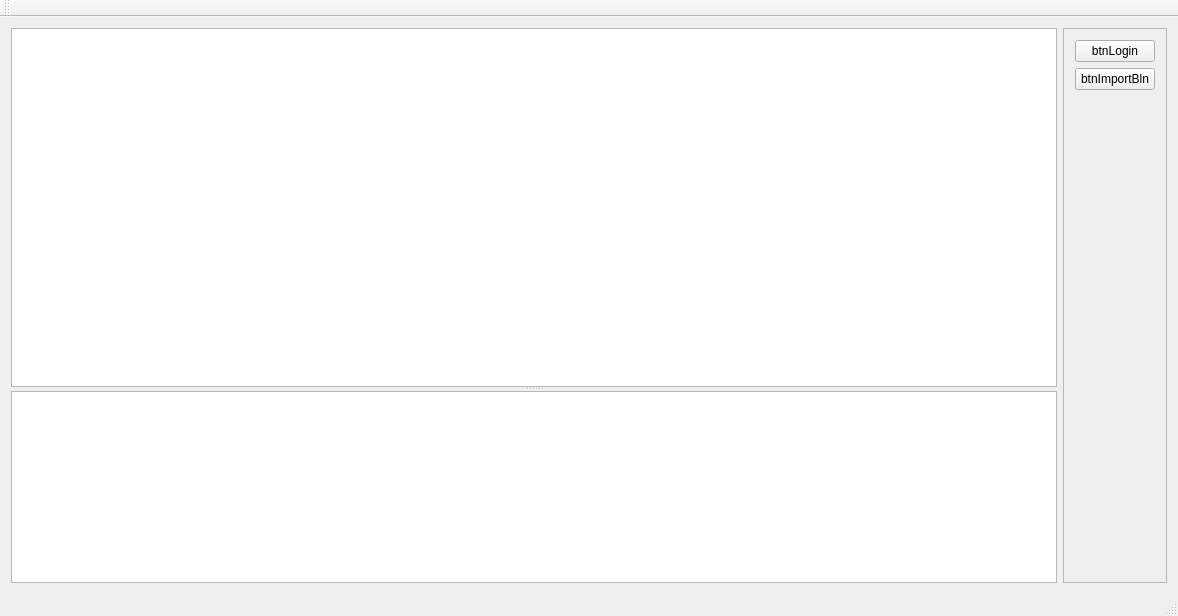
<?xml version="1.0" encoding="UTF-8"?>
<ui version="4.0">
 <class>MainFormClass</class>
 <widget class="QMainWindow" name="MainFormClass">
  <property name="geometry">
   <rect>
    <x>0</x>
    <y>0</y>
    <width>1178</width>
    <height>616</height>
   </rect>
  </property>
  <property name="windowTitle">
   <string>MainForm</string>
  </property>
  <widget class="QWidget" name="centralWidget">
   <layout class="QHBoxLayout" name="horizontalLayout">
    <item>
     <widget class="QSplitter" name="splitter">
      <property name="sizePolicy">
       <sizepolicy hsizetype="Expanding" vsizetype="Expanding">
        <horstretch>1</horstretch>
        <verstretch>1</verstretch>
       </sizepolicy>
      </property>
      <property name="orientation">
       <enum>Qt::Vertical</enum>
      </property>
      <widget class="QTableWidget" name="tblOutput">
       <property name="sizePolicy">
        <sizepolicy hsizetype="Expanding" vsizetype="Expanding">
         <horstretch>0</horstretch>
         <verstretch>1</verstretch>
        </sizepolicy>
       </property>
      </widget>
      <widget class="QTextEdit" name="textError">
       <property name="lineWrapMode">
        <enum>QTextEdit::NoWrap</enum>
       </property>
      </widget>
     </widget>
    </item>
    <item>
     <widget class="QFrame" name="frame">
      <property name="sizePolicy">
       <sizepolicy hsizetype="Preferred" vsizetype="Expanding">
        <horstretch>0</horstretch>
        <verstretch>0</verstretch>
       </sizepolicy>
      </property>
      <property name="frameShape">
       <enum>QFrame::StyledPanel</enum>
      </property>
      <property name="frameShadow">
       <enum>QFrame::Raised</enum>
      </property>
      <layout class="QVBoxLayout" name="verticalLayout">
       <item>
        <widget class="QPushButton" name="btnLogin">
         <property name="sizePolicy">
          <sizepolicy hsizetype="Minimum" vsizetype="Fixed">
           <horstretch>0</horstretch>
           <verstretch>0</verstretch>
          </sizepolicy>
         </property>
         <property name="text">
          <string>btnLogin</string>
         </property>
        </widget>
       </item>
       <item>
        <widget class="QPushButton" name="btnImportBln">
         <property name="text">
          <string>btnImportBln</string>
         </property>
        </widget>
       </item>
       <item>
        <spacer name="verticalSpacer">
         <property name="orientation">
          <enum>Qt::Vertical</enum>
         </property>
         <property name="sizeHint" stdset="0">
          <size>
           <width>20</width>
           <height>490</height>
          </size>
         </property>
        </spacer>
       </item>
      </layout>
     </widget>
    </item>
   </layout>
  </widget>
  <widget class="QMenuBar" name="menuBar">
   <property name="geometry">
    <rect>
     <x>0</x>
     <y>0</y>
     <width>1178</width>
     <height>22</height>
    </rect>
   </property>
  </widget>
  <widget class="QToolBar" name="mainToolBar">
   <attribute name="toolBarArea">
    <enum>TopToolBarArea</enum>
   </attribute>
   <attribute name="toolBarBreak">
    <bool>false</bool>
   </attribute>
  </widget>
  <widget class="QStatusBar" name="statusBar"/>
 </widget>
 <layoutdefault spacing="6" margin="11"/>
 <resources>
  <include location="MainForm.qrc"/>
 </resources>
 <connections/>
</ui>
